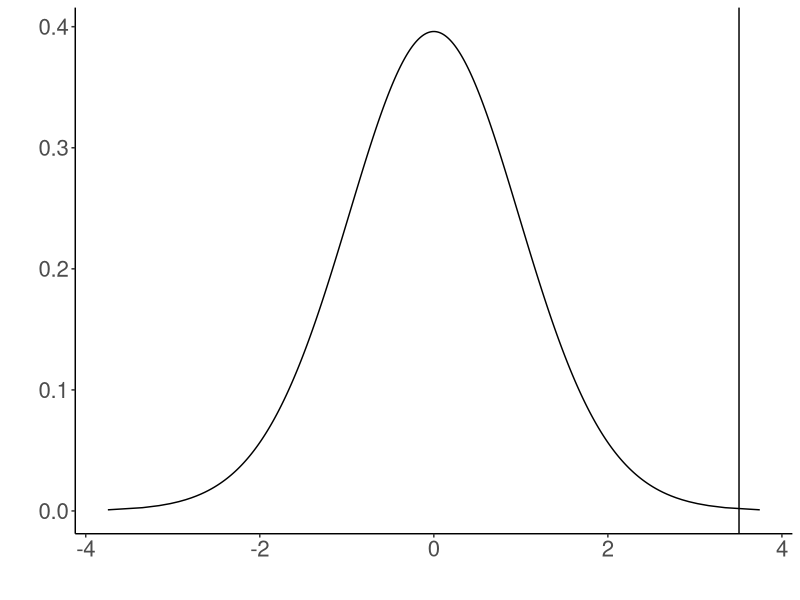
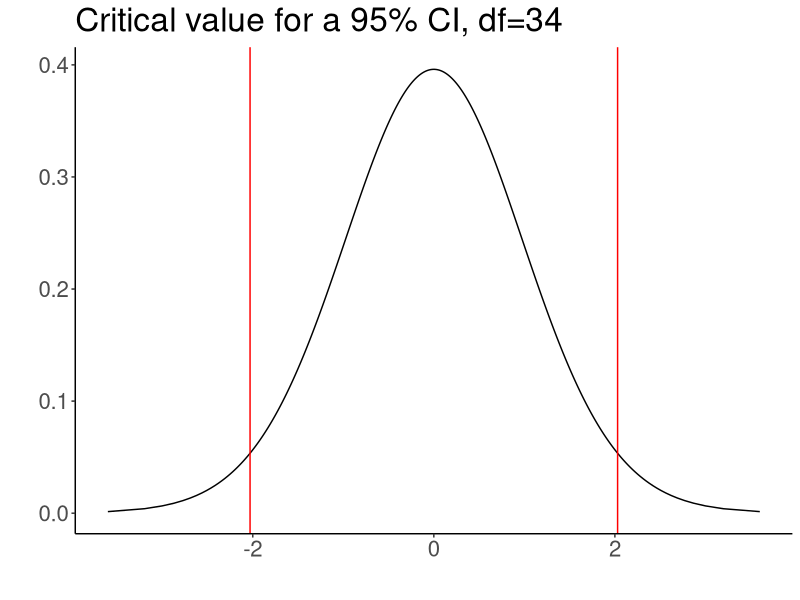
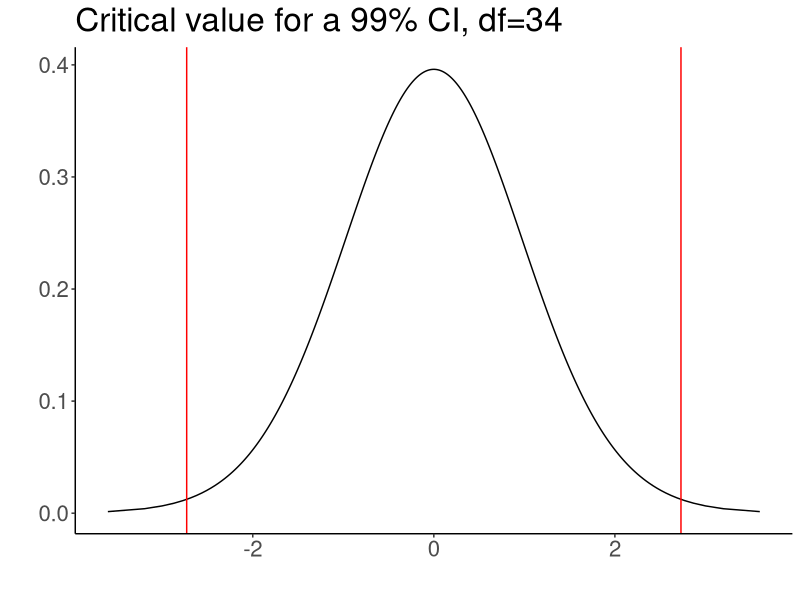

The R source for these figures, in order:
## ---- chunk 1
library(tidyverse)
x <- qt(ppoints(1500), df=34)
y <- dt(x, df=34)
data.frame(x, y) |>
  ggplot(aes(x = x, y = y)) +
  geom_line() +
  theme_classic() +
  labs(x = "", y = "") +
  geom_vline(xintercept = 3.507) +
  theme(text = element_text(size = 20))
## ---- chunk 2
library(tidyverse)
x <- qt(ppoints(1000), df=34)
y <- dt(x, df=34)
data.frame(x, y) |>
  ggplot(aes(x = x, y = y)) +
  geom_line() +
  theme_classic() +
  geom_vline(xintercept = c(-2.03, 2.03), color="red") +
  labs(x = "", y = "", title = "Critical value for a 95% CI, df=34") +
  theme(text = element_text(size = 20))
## ---- chunk 3
x <- qt(ppoints(1000), df=34)
y <- dt(x, df=34)
data.frame(x, y) |>
  ggplot(aes(x = x, y = y)) +
  geom_line() +
  theme_classic() +
  geom_vline(xintercept = c(-2.73, 2.73), color="red") +
  labs(x = "", y = "", title = "Critical value for a 99% CI, df=34") +
  theme(text = element_text(size = 20))
## ---- chunk 4
qt(0.025, df=34, lower.tail=FALSE)
## ---- chunk 5
qt(0.005, df=34, lower.tail=FALSE)
## ---- chunk 6
qt(0.01, df = 114, lower.tail=FALSE)
